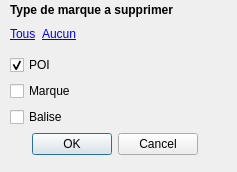
<?xml version="1.0" encoding="UTF-8"?>
<ui version="4.0">
 <class>POI_delete_ui</class>
 <widget class="QDialog" name="POI_delete_ui">
  <property name="geometry">
   <rect>
    <x>0</x>
    <y>0</y>
    <width>237</width>
    <height>172</height>
   </rect>
  </property>
  <property name="windowTitle">
   <string>Selection de type de marque</string>
  </property>
  <widget class="QWidget" name="layoutWidget">
   <property name="geometry">
    <rect>
     <x>10</x>
     <y>20</y>
     <width>210</width>
     <height>135</height>
    </rect>
   </property>
   <layout class="QVBoxLayout" name="verticalLayout_2">
    <item>
     <layout class="QHBoxLayout" name="horizontalLayout_3">
      <item>
       <widget class="QLabel" name="lnk_all">
        <property name="font">
         <font>
          <underline>true</underline>
         </font>
        </property>
        <property name="focusPolicy">
         <enum>Qt::ClickFocus</enum>
        </property>
        <property name="text">
         <string>&lt;a href=&quot;titi&quot;&gt;Tous&lt;/a&gt;</string>
        </property>
       </widget>
      </item>
      <item>
       <widget class="QLabel" name="lnk_none">
        <property name="font">
         <font>
          <underline>true</underline>
         </font>
        </property>
        <property name="focusPolicy">
         <enum>Qt::ClickFocus</enum>
        </property>
        <property name="text">
         <string>&lt;a href=&quot;toto&quot;&gt;Aucun&lt;/a&gt;</string>
        </property>
       </widget>
      </item>
      <item>
       <spacer name="horizontalSpacer_3">
        <property name="orientation">
         <enum>Qt::Horizontal</enum>
        </property>
        <property name="sizeHint" stdset="0">
         <size>
          <width>40</width>
          <height>20</height>
         </size>
        </property>
       </spacer>
      </item>
     </layout>
    </item>
    <item>
     <layout class="QHBoxLayout" name="horizontalLayout_2">
      <item>
       <layout class="QVBoxLayout" name="verticalLayout">
        <item>
         <widget class="QCheckBox" name="chk_POI">
          <property name="text">
           <string>POI</string>
          </property>
          <property name="checked">
           <bool>true</bool>
          </property>
         </widget>
        </item>
        <item>
         <widget class="QCheckBox" name="chk_WP">
          <property name="text">
           <string>Marque</string>
          </property>
         </widget>
        </item>
        <item>
         <widget class="QCheckBox" name="chk_Balise">
          <property name="text">
           <string>Balise</string>
          </property>
         </widget>
        </item>
       </layout>
      </item>
      <item>
       <spacer name="horizontalSpacer_2">
        <property name="orientation">
         <enum>Qt::Horizontal</enum>
        </property>
        <property name="sizeHint" stdset="0">
         <size>
          <width>40</width>
          <height>20</height>
         </size>
        </property>
       </spacer>
      </item>
     </layout>
    </item>
    <item>
     <layout class="QHBoxLayout" name="horizontalLayout">
      <item>
       <spacer name="horizontalSpacer">
        <property name="orientation">
         <enum>Qt::Horizontal</enum>
        </property>
        <property name="sizeHint" stdset="0">
         <size>
          <width>40</width>
          <height>20</height>
         </size>
        </property>
       </spacer>
      </item>
      <item>
       <widget class="QPushButton" name="btn_ok">
        <property name="text">
         <string>OK</string>
        </property>
       </widget>
      </item>
      <item>
       <widget class="QPushButton" name="btn_cancel">
        <property name="text">
         <string>Cancel</string>
        </property>
       </widget>
      </item>
      <item>
       <spacer name="horizontalSpacer_4">
        <property name="orientation">
         <enum>Qt::Horizontal</enum>
        </property>
        <property name="sizeHint" stdset="0">
         <size>
          <width>40</width>
          <height>20</height>
         </size>
        </property>
       </spacer>
      </item>
     </layout>
    </item>
   </layout>
  </widget>
  <widget class="QLabel" name="label">
   <property name="geometry">
    <rect>
     <x>10</x>
     <y>2</y>
     <width>171</width>
     <height>16</height>
    </rect>
   </property>
   <property name="font">
    <font>
     <weight>75</weight>
     <bold>true</bold>
    </font>
   </property>
   <property name="text">
    <string>Type de marque a supprimer</string>
   </property>
  </widget>
 </widget>
 <tabstops>
  <tabstop>chk_POI</tabstop>
  <tabstop>chk_WP</tabstop>
  <tabstop>chk_Balise</tabstop>
  <tabstop>btn_ok</tabstop>
  <tabstop>btn_cancel</tabstop>
 </tabstops>
 <resources/>
 <connections>
  <connection>
   <sender>lnk_all</sender>
   <signal>linkActivated(QString)</signal>
   <receiver>POI_delete_ui</receiver>
   <slot>do_chkAll(QString)</slot>
   <hints>
    <hint type="sourcelabel">
     <x>23</x>
     <y>22</y>
    </hint>
    <hint type="destinationlabel">
     <x>123</x>
     <y>7</y>
    </hint>
   </hints>
  </connection>
  <connection>
   <sender>lnk_none</sender>
   <signal>linkActivated(QString)</signal>
   <receiver>POI_delete_ui</receiver>
   <slot>do_chkNone(QString)</slot>
   <hints>
    <hint type="sourcelabel">
     <x>62</x>
     <y>22</y>
    </hint>
    <hint type="destinationlabel">
     <x>160</x>
     <y>41</y>
    </hint>
   </hints>
  </connection>
  <connection>
   <sender>btn_ok</sender>
   <signal>clicked()</signal>
   <receiver>POI_delete_ui</receiver>
   <slot>accept()</slot>
   <hints>
    <hint type="sourcelabel">
     <x>57</x>
     <y>130</y>
    </hint>
    <hint type="destinationlabel">
     <x>117</x>
     <y>134</y>
    </hint>
   </hints>
  </connection>
  <connection>
   <sender>btn_cancel</sender>
   <signal>clicked()</signal>
   <receiver>POI_delete_ui</receiver>
   <slot>reject()</slot>
   <hints>
    <hint type="sourcelabel">
     <x>183</x>
     <y>134</y>
    </hint>
    <hint type="destinationlabel">
     <x>227</x>
     <y>135</y>
    </hint>
   </hints>
  </connection>
 </connections>
 <slots>
  <slot>do_chkAll(QString)</slot>
  <slot>do_chkNone(QString)</slot>
 </slots>
</ui>
